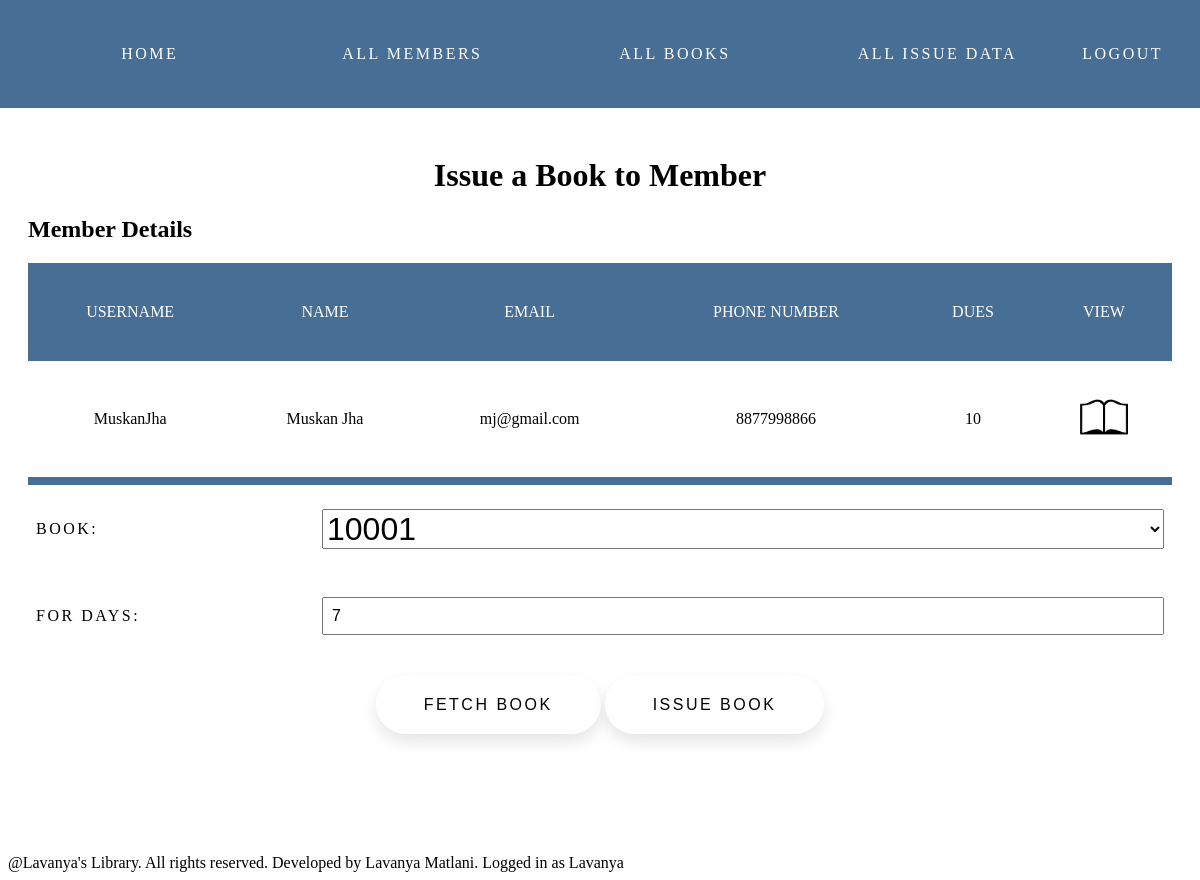
/members/membertobook/4 (signed in), run on the app's committed database.
### members/models.py (models this page shows)
class Member(models.Model):
    username = models.CharField(max_length=40,unique=True,null=False,blank=False)
    first_name = models.CharField(max_length=40)
    last_name = models.CharField(max_length=40)
    email = models.EmailField(null=False,blank=False)
    phone_number = models.CharField(max_length=15)
    dues = models.IntegerField(null=False,default=0)

### members/views.py (the view, shortened to what this page needs)
# urls.py: path('membertobook/<int:id>',membertobook,name="member_to_book"),
@login_required(login_url='account:login')
def membertobook(request,id):
    try:
        member = Member.objects.get(id=id)
    except ObjectDoesNotExist:
        return render(request, 'members/membertobook.html', context={'message':"Member not found"})
    if request.method == "GET":
        try:
            bookissue = BookIssue.objects.get(member=id)
            return render(request, 'members/membertobook.html', context={'member':member,'message':"Member has the book "+bookissue.book.title+" issued to them."})
        except ObjectDoesNotExist:
            books = Book.objects.all()
            return render(request, 'members/membertobook.html', context={'member':member,'books':books})

### members/templates/members/membertobook.html (shortened to what this page needs)
{% extends 'members/index.html' %}
{% load static %}
{% block content %}
<div class="container">
    {% if member %}
    <h1>Issue a Book to Member</h1>
    <div>
        <h2>Member Details</h2>
        <table>
            <tr>
                <th>Username</th>
                <th>Name</th>
                <th>Email</th>
                <th>Phone Number</th>
                <th>Dues</th>
                <th>View</th>
            </tr>
            <tr>
                <td>{{ member.username }}</td>
                <td>{{ member.first_name }} {{ member.last_name }}</td>
                <td>{{ member.email }}</td>
                <td>{{ member.phone_number }}</td>
                <td>{{ member.dues }}</td>
                <td><a href="{% url 'members:view_member' id=member.id %}"><img src={% static "members/images/preview.png" %} class="symbol"></a></td>
            </tr>
        </table>
    </div>
    {% if books %}
    <form method="POST">
        <div class="form-grid">
            <div>Book:</div>
            <div>
                <select name="book_id">
                    {% for b in books %}
                        {% if book and b.id == book.id %}
                            <option value="{{b.id}}" selected>{{b.book_id}}</option>
                        {% else %}
                            <option value="{{b.id}}">{{b.book_id}}</option>
                        {% endif %}
                    {% endfor %}
                </select>
            </div>
            <div>For days:</div>
            <div>
                <input type="number" value=7 name="for_days"/>
            </div>
        </div>
        <div class="actionpad">
            <button type="submit" value="Fetch Book" name="fetchbook">Fetch Book</button>
            <button type="submit" value="Issue Book" name="issuebook">Issue Book</button>
        </div>
    </form>
    {% endif %}
    {% endif %}
</div>
{% endblock content %}

### members/templates/members/index.html (shortened to what this page needs)
{% load static %}
<!DOCTYPE html>
<html lang="en">
<head>
    <link rel="stylesheet" href="{% static "members/css/style.css" %}">
</head>
<body>
    {% block nav %}
        <nav class="nav">
            <a class="left" href="{% url 'account:home' %}">Home</a>
            <a class="left" href="{% url 'members:index' %}">All Members</a>
            <a class="left" href="{% url 'books:index' %}">All Books</a>
            <a class="left" href="{% url 'bookissue:index' %}"> All Issue Data</a>
            <a class="right" href="{% url 'account:logout' %}">Logout</a>
        </nav>
    {% endblock nav %}
    {% block content %}{% endblock content %}
    {% block footer %}
        <div class="footer">@Lavanya's Library. All rights reserved. Developed by Lavanya Matlani. Logged in as {{ request.user }} </div>
    {% endblock footer %}
</body>
</html>

### members/static/members/css/style.css (style rules this page uses)
html { margin: 0; height: 100%; width: 100%; min-width: fit-content; }
body { margin: 0; }
.symbol { width: 3em; height: 3em; }
h1 { text-align: center; }
.nav { display:flex; align-items: center; background-color: #476e95; box-sizing: border-box; text-align: center; font-size: 1em; text-transform: uppercase; letter-spacing: 2.5px; justify-content: space-between; padding: 1em; }
.left { padding: 1.5em 1em; color: #fff; width: 100%; margin: 5px; margin-right: auto; box-sizing: border-box; text-decoration: none; }
.right { padding: 1.5em 1em; margin: 5px; margin-left: auto; box-sizing: border-box; text-decoration: none; color: #fff; }
th { color: white; padding: 2em 1em; text-transform: uppercase; font-weight: 500; }
td { background-color: white; padding: 2em 1em; }
table { width:100%; text-align: center; border-collapse: separate; border-spacing: 0 0.5em; background-color: #476e95; }
select { width: 100%; font-size: 2em; box-sizing: border-box; }
.container { border-radius: 7px; margin: 1%; padding: 1em 1em 4em 1em; }
button { padding: 1.3em 3em; font-size: 1em; text-transform: uppercase; letter-spacing: 2.5px; font-weight: 500; color: #000; background-color: #fff; border: none; border-radius: 45px; box-shadow: 0px 8px 15px rgba(0, 0, 0, 0.1); transition: all 0.3s ease 0s; cursor: pointer; outline: none; }
.actionpad { padding: 1em; text-align: center; }
.form-grid { display: grid; grid-template-columns: 1fr 3fr; align-items: center; text-transform: uppercase; letter-spacing: 2.5px; font-size: 1em; }
.form-grid >div { margin: 0.5em; padding: 1em 0; }
input { width: 100%; padding: 0.5em; font-size: 1em; box-sizing: border-box; }
.footer { margin-top: 2em; margin-right: 0; box-sizing: border-box; left: 0; bottom: 0; width: 100%; padding: 0.5em; }

### data on the page
Member: username "MuskanJha", first_name "Muskan", last_name "Jha", email "mj@gmail.com", phone_number "8877998866", dues "10"

### other printed values
{{ request.user }} "Lavanya"
form field book_id "10001"
